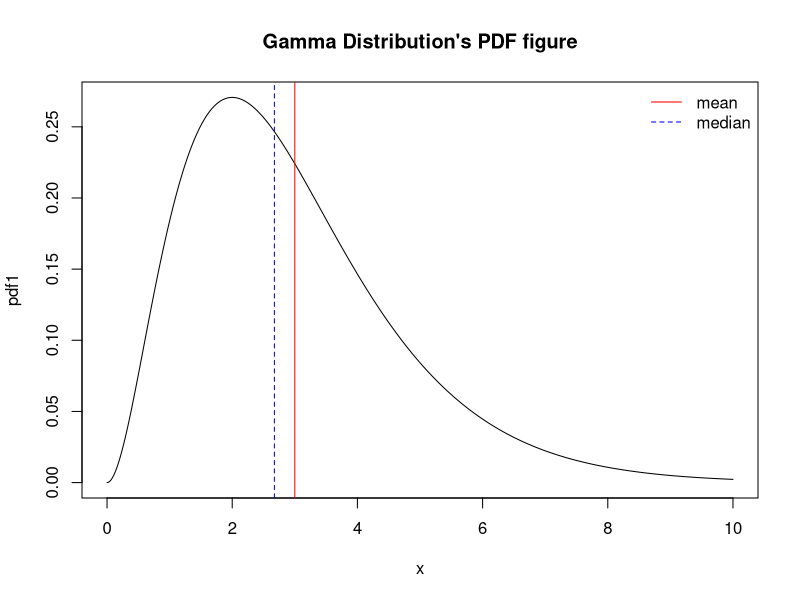
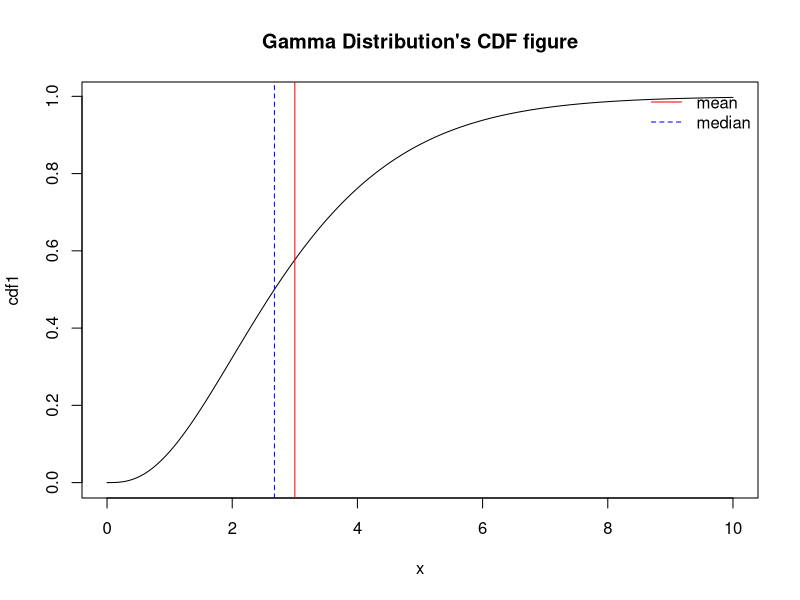
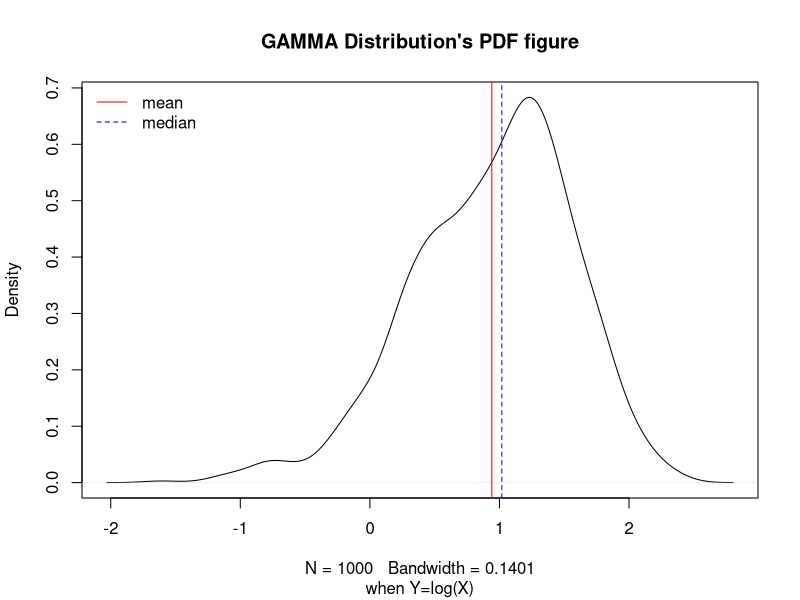
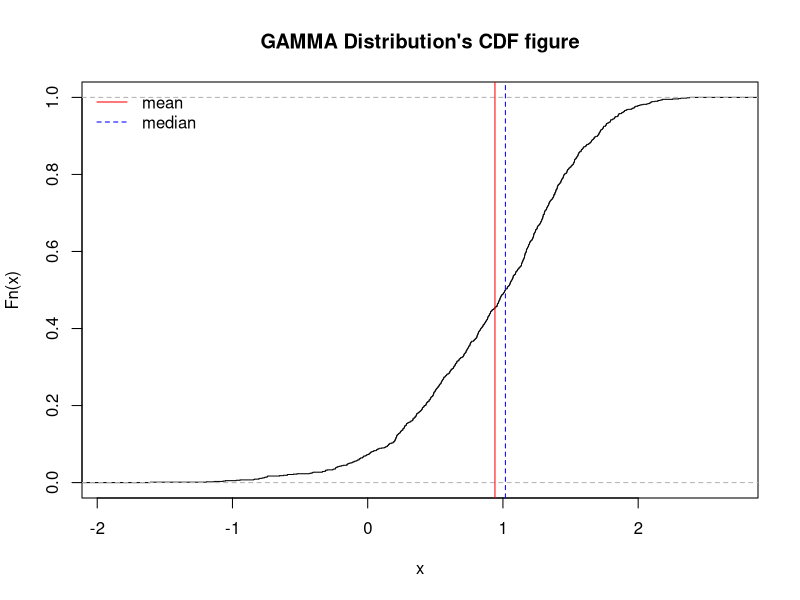
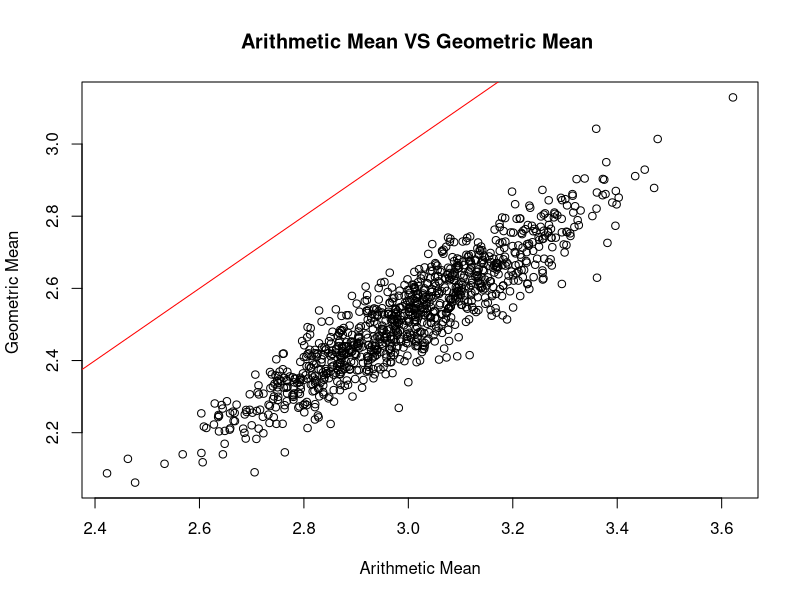
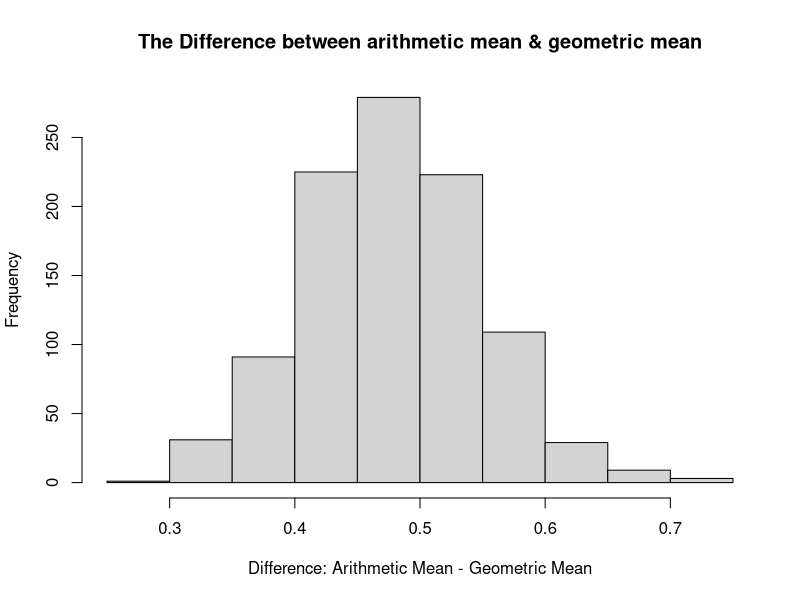
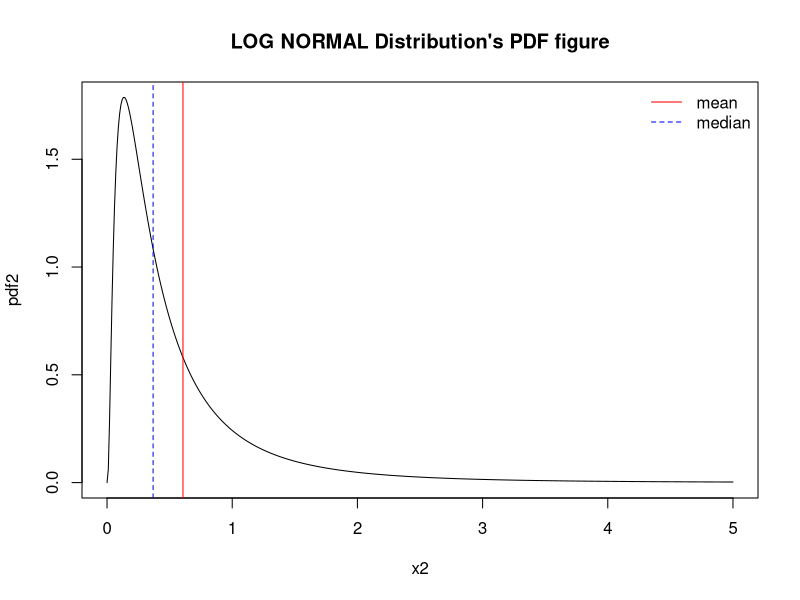
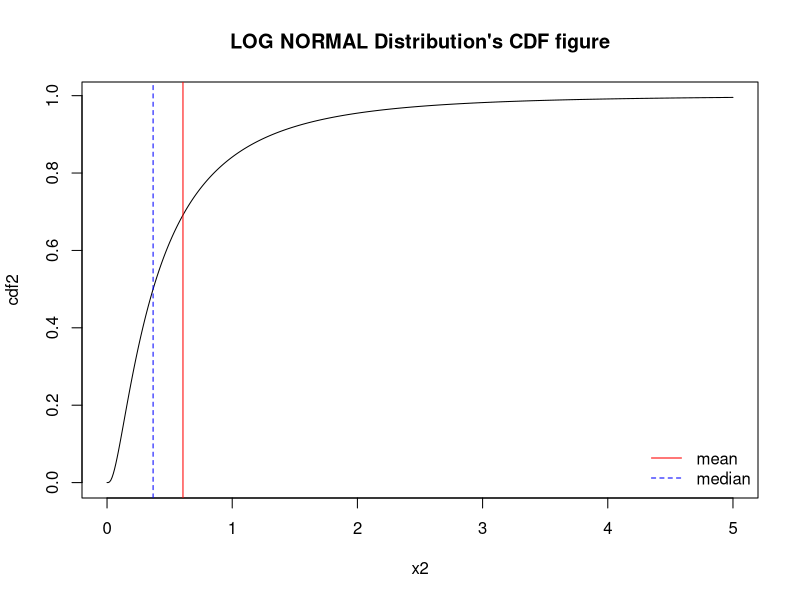

R code for these plots, in order:
## ---- chunk 1
x = seq(0, 10, by = 0.01)
mean1 <- 3*1
median1 <- qgamma(0.5,shape = 3, scale = 1)
## ---- chunk 2
pdf1 <- dgamma(x, shape = 3, scale = 1)

# plot pdf figure
plot(x,pdf1,main='Gamma Distribution\'s PDF figure',type='l')
abline(v=mean1,col='red') 
abline(v=median1,col='blue',lty=2)
legend("topright",c("mean","median"),col=c("red","blue"),lty=c(1,2),bty = "n")
## ---- chunk 3
cdf1 <- pgamma(x, shape = 3, scale = 1)

# plot cdf figure
plot(x,cdf1,main='Gamma Distribution\'s CDF figure',type='l')
abline(v=mean1,col='red') 
abline(v=median1,col='blue',lty=2)
legend("topright",c("mean","median"),col=c("red","blue"),lty=c(1,2),bty = "n")
## ---- chunk 4
gamma2<-function(times,shape, scale,title1,title2){
X <- rgamma(times,shape, scale)
Y <- log(X)
plot(density(Y),type='l',main=title1,sub='when Y=log(X)')
abline(v=mean(Y),col='red') 
abline(v=median(Y),col='blue',lty=2)
legend("topleft",c("mean","median"),col=c("red","blue"),lty=c(1,2),bty = "n")

plot(ecdf(Y),main=title2)
abline(v=mean(Y),col='red') 
abline(v=median(Y),col='blue',lty=2)
legend("topleft",c("mean","median"),col=c("red","blue"),lty=c(1,2),bty = "n")
}

gamma2(1000,3,1,title1='GAMMA Distribution\'s PDF figure',title2='GAMMA Distribution\'s CDF figure')
## ---- chunk 5
gamma34<-function(n,size,shape, scale){

x=as.data.frame(replicate(n,rgamma(size,shape, scale)))

# arithmetic mean & ge mean
ar_mean <- colMeans(x)
ge_mean <- exp(colMeans(log(x))) 

plot(x=ar_mean,y=ge_mean,main='Arithmetic Mean VS Geometric Mean ',xlab = "Arithmetic Mean",  ylab = "Geometric Mean ")
abline(0,1,col='red')

hist(ar_mean-ge_mean,main= 'The Difference between arithmetic mean & geometric mean',xlab='Difference: Arithmetic Mean - Geometric Mean')
}

gamma34(1000,size=100,shape = 3, scale = 1)
## ---- chunk 6
x2<-seq(0,5,0.01)
mean2<-exp(-1+1^2/2)
median2<-exp(-1)
## ---- chunk 7
pdf2 <- dlnorm(x2,-1,1)

plot(x2,pdf2,main='LOG NORMAL Distribution\'s PDF figure',type='l')
abline(v=mean2,col='red') 
abline(v=median2,col='blue',lty=2)
legend("topright",c("mean","median"),col=c("red","blue"),lty=c(1,2),bty = "n")
## ---- chunk 8
cdf2 <- plnorm(x2,-1,1)

plot(x2,cdf2,main='LOG NORMAL Distribution\'s CDF figure',type='l')
abline(v=mean2,col='red') 
abline(v=median2,col='blue',lty=2)
legend("bottomright",c("mean","median"),col=c("red","blue"),lty=c(1,2),bty = "n")
## ---- chunk 9
lnorm2<-function(times,μ,σ,title1,title2){
X <- rlnorm(times,μ,σ)
Y <- log(X)
plot(density(Y),type='l',main=title1,sub='when Y=log(X)')
abline(v=mean(Y),col='red') 
abline(v=median(Y),col='blue',lty=2)
legend("topleft",c("mean","median"),col=c("red","blue"),lty=c(1,2),bty = "n")

plot(ecdf(Y),main=title2)
abline(v=mean(Y),col='red') 
abline(v=median(Y),col='blue',lty=2)
legend("topleft",c("mean","median"),col=c("red","blue"),lty=c(1,2),bty = "n")
}

lnorm2(1000,-1,1,title1='Log NORMA Distribution\'s PDF figure',title2='Log NORMA Distribution\'s CDF figure')
## ---- chunk 10
lnorm34<-function(n,size,μ,σ){

x=as.data.frame(replicate(n,rlnorm(size,μ,σ)))

# arithmetic mean & ge mean
ar_mean <- colMeans(x)
ge_mean <- exp(colMeans(log(x))) 

plot(x=ar_mean,y=ge_mean,main='Arithmetic Mean VS Geometric Mean ',xlab = "Arithmetic Mean",  ylab = "Geometric Mean ")
abline(0,1,col='red')

hist(ar_mean-ge_mean,main= 'The Difference between arithmetic mean & geometric mean',xlab='Difference: Arithmetic Mean - Geometric Mean')
}

lnorm34(1000,size=100,μ=-1,σ=1)
## ---- chunk 11
x3 <- seq(-2,14,0.01)
mean3 <- (0+12)/2
median3 <-qunif(0.5,0,12)
## ---- chunk 12
pdf3 <- dunif(x3,0,12)

plot(x3,pdf3,main='UNIFORM Distribution\'s PDF figure',type='l')
abline(v=mean3,col='red') 
abline(v=median3,col='blue',lty=2)
legend("topright",c("mean","median"),col=c("red","blue"),lty=c(1,2),bty = "n")
## ---- chunk 13
cdf3 <- punif(x3,0,12)

plot(x3,cdf3,main='UNIFORM Distribution\'s CDF figure',type='l')
abline(v=mean3,col='red') 
abline(v=median3,col='blue',lty=2)
legend("bottomright",c("mean","median"),col=c("red","blue"),lty=c(1,2),bty = "n")
## ---- chunk 14
unif2<-function(times,a,b,title1,title2){
X <- runif(times,a,b)
Y <- log(X)
plot(density(Y),type='l',main=title1,sub='when Y=log(X)')
abline(v=mean(Y),col='red') 
abline(v=median(Y),col='blue',lty=2)
legend("topleft",c("mean","median"),col=c("red","blue"),lty=c(1,2),bty = "n")

plot(ecdf(Y),main=title2)
abline(v=mean(Y),col='red') 
abline(v=median(Y),col='blue',lty=2)
legend("topleft",c("mean","median"),col=c("red","blue"),lty=c(1,2),bty = "n")
}

unif2(1000,a=0,b=12,title1='UNIFORM Distribution\'s PDF figure',title2='UNIFORM Distribution\'s CDF figure')
## ---- chunk 15
unif34<-function(n,size,a,b){

x=as.data.frame(replicate(n,runif(size,a,b)))

# arithmetic mean & ge mean
ar_mean <- colMeans(x)
ge_mean <- exp(colMeans(log(x))) 

plot(x=ar_mean,y=ge_mean,main='Arithmetic Mean VS Geometric Mean ',xlab = "Arithmetic Mean",  ylab = "Geometric Mean ")
abline(0,1,col='red')

hist(ar_mean-ge_mean,main= 'The Difference between arithmetic mean & geometric mean',xlab='Difference: Arithmetic Mean - Geometric Mean')
}

unif34(1000,size=100,a=0,b=12)
## ---- chunk 16
ans2<- function(number,i){
  ar_mean = NA
  ge_mean = NA
  for (n in 1:i){
    X=sample(number,i,replace=T)
    ar_mean[n]=mean(X)
    ge_mean[n]=exp(mean(log(X)))
}
  unique(ifelse(ar_mean >=ge_mean ,"Prove","Unprove"))
}
ans2(1000,1000)
## ---- chunk 17
ans3<- function(number,i){
  mean_log = NA
  log_mean = NA
   diff=NA
  for (n in 1:i){
    X=sample(number,i,replace=T)
    mean_log[n]=mean(log(X))
    log_mean[n]=log(mean(X))
    diff[n]=mean_log[n]-log_mean[n]
}
  if (max(diff)<0){
    print('E[log(X)] is always smaller than log(E[X])')
  }
   if (min(diff)>0){
     print('E[log(X)] is always larger than log(E[X])')
   }
}
ans3(1000,1000)
